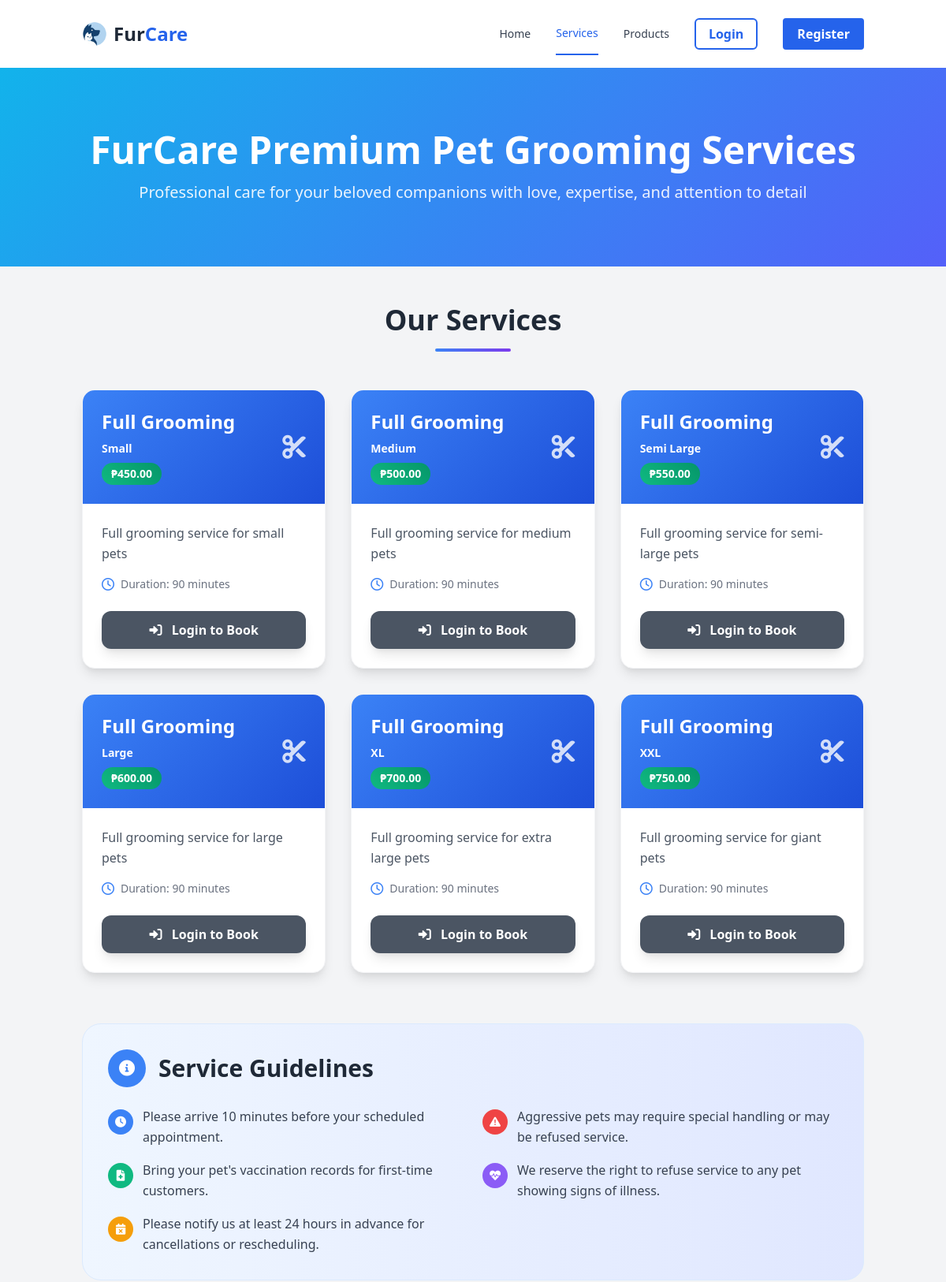
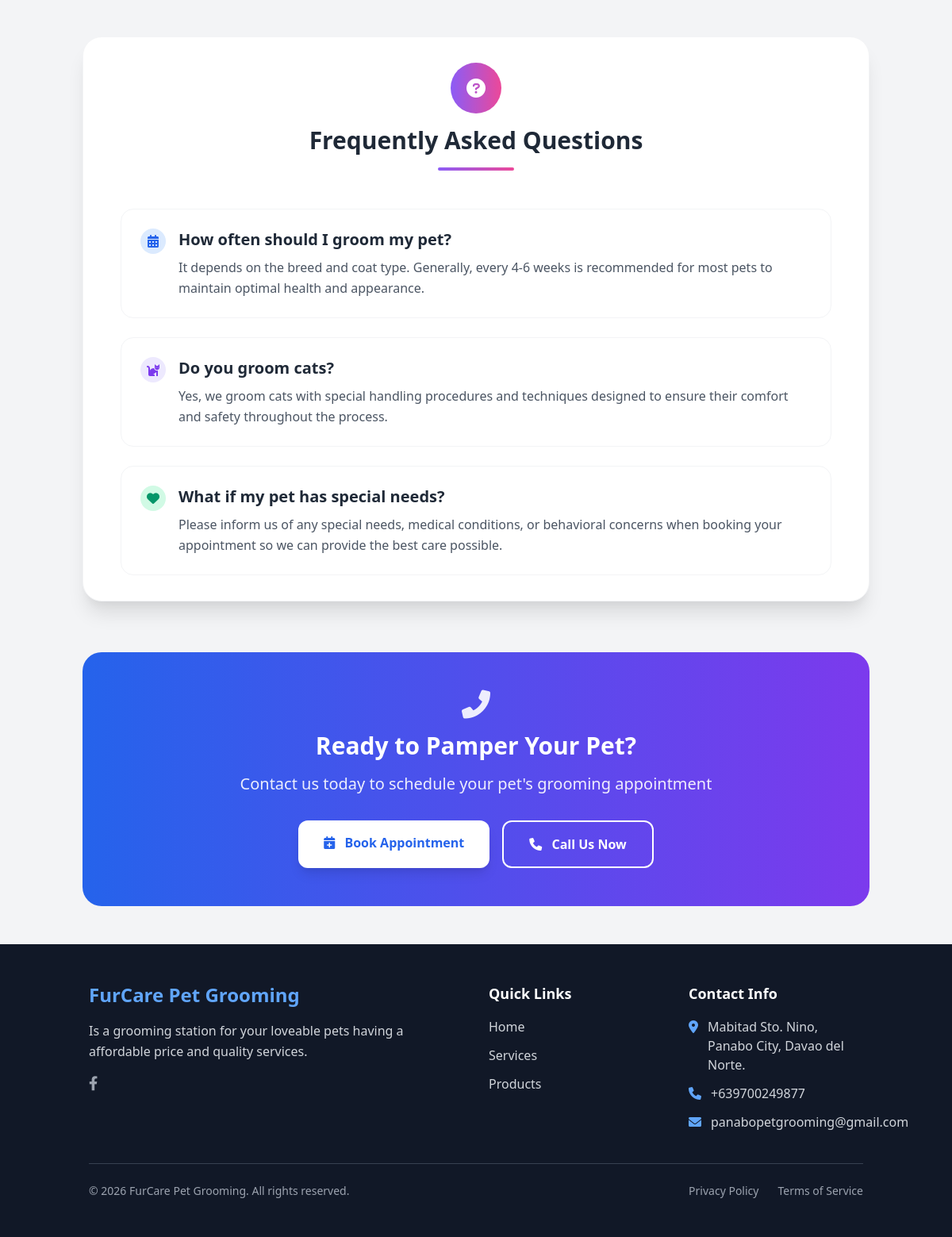
The app's page /public/services.php with its own data (2 pictures, top to bottom).
### tables this page shows
CREATE TABLE `services` (
  `id` int(11) NOT NULL,
  `name` varchar(100) NOT NULL,
  `size` varchar(20) DEFAULT NULL,
  `description` text DEFAULT NULL,
  `price` decimal(10,2) NOT NULL,
  `duration` int(11) NOT NULL COMMENT 'Duration in minutes',
  `created_at` timestamp NOT NULL DEFAULT current_timestamp(),
  `updated_at` timestamp NOT NULL DEFAULT current_timestamp() ON UPDATE current_timestamp()
);

### includes/functions.php (called while the page is built, shortened)
<?php
function getAllServices()
{
    global $pdo;
    $stmt = $pdo->prepare("SELECT * FROM services");
    $stmt->execute();
    return $stmt->fetchAll();
}
?>

### includes/auth.php (called while the page is built, shortened)
<?php
function isLoggedIn() {
    return isset($_SESSION['user_id']);
}
?>

### public/services.php (the view, shortened to what this page needs)
<?php require_once '../includes/header.php'; ?>
<div style="background: linear-gradient(135deg, #12B3EB 0%, #5460F9 100%);" class="py-16">
    <div class="container mx-auto px-4 text-center">
        <div class="max-w-6xl py-4 mx-auto">
            <h1 class="text-5xl font-bold text-white mb-4">FurCare Premium Pet Grooming Services</h1>
            <p class="text-xl text-white" style="opacity: 0.9;">Professional care for your beloved companions with love,
                expertise, and attention to detail</p>
        </div>
    </div>
</div>
<div class="container mx-auto px-4 py-12">
    <div id="services" class="mb-16">
        <div class="text-center mb-12">
            <h2 class="text-4xl font-bold text-gray-800 mb-4">Our Services</h2>
            <div class="w-24 h-1 bg-gradient-to-r from-blue-500 to-purple-600 mx-auto rounded-full"></div>
        </div>
        <div class="grid grid-cols-1 md:grid-cols-2 lg:grid-cols-3 gap-8">
            <?php foreach (getAllServices() as $service): ?>
                <div style="transition: all 0.3s cubic-bezier(0.4, 0, 0.2, 1);"
                    onmouseover="this.style.transform='translateY(-8px)'; this.style.boxShadow='0 25px 50px -12px rgba(0, 0, 0, 0.25)'"
                    onmouseout="this.style.transform='translateY(0)'; this.style.boxShadow=''"
                    class="bg-white rounded-2xl shadow-lg overflow-hidden border border-gray-100">
                    <div class="relative">
                        <div style="background: linear-gradient(135deg, #3b82f6, #1d4ed8);" class="p-6 text-white">
                            <div class="flex items-center justify-between">
                                <div>
                                    <h3 class="text-2xl font-bold mb-2"><?php echo htmlspecialchars($service['name']); ?>
                                    </h3>
                                    <p class="text-sm font-bold mb-2"><?php echo htmlspecialchars($service['size']); ?>
                                    </p>
                                    <div style="background: linear-gradient(45deg, #10b981, #059669); "
                                        class="inline-block px-3 py-1 rounded-full text-sm font-semibold">
                                        ₱<?php echo number_format($service['price'], 2); ?>
                                    </div>
                                </div>
                                <i class="fas fa-cut text-3xl" style="opacity: 0.8;"></i>
                            </div>
                        </div>
                    </div>
                    <div class="p-6">
                        <p class="text-gray-600 mb-4" style="line-height: 1.625;">
                            <?php echo htmlspecialchars($service['description']); ?>
                        </p>
                        <div class="flex items-center text-gray-500 mb-6">
                            <i class="far fa-clock mr-2 text-blue-500"></i>
                            <span class="text-sm font-medium">Duration: <?php echo $service['duration']; ?> minutes</span>
                        </div>
                        <?php if (isLoggedIn()): ?>
                            <a href="book-appointment.php?service_id=<?php echo $service['id']; ?>"
                                style="background: linear-gradient(45deg, #3b82f6, #1d4ed8); transition: all 0.3s ease;"
                                onmouseover="this.style.background='linear-gradient(45deg, #1d4ed8, #1e40af)'; this.style.transform='scale(1.02)'"
                                onmouseout="this.style.background='linear-gradient(45deg, #3b82f6, #1d4ed8)'; this.style.transform='scale(1)'"
                                class="block w-full text-white text-center font-bold py-3 px-6 rounded-xl shadow-lg">
                                <i class="fas fa-calendar-check mr-2"></i>
                                Book Now
                            </a>
                        <?php else: ?>
                            <a href="login.php" style="transition: all 0.3s ease;"
                                onmouseover="this.style.backgroundColor='#374151'"
                                onmouseout="this.style.backgroundColor='#4b5563'"
                                class="block w-full bg-gray-600 text-white text-center font-bold py-3 px-6 rounded-xl shadow-lg">
                                <i class="fas fa-sign-in-alt mr-2"></i>
                                Login to Book
                            </a>
                        <?php endif; ?>
                    </div>
                </div>
            <?php endforeach; ?>
        </div>
    </div>
    <div style="background: linear-gradient(to right, #eff6ff, #e0e7ff);"
        class="rounded-3xl p-8 mb-12 border border-blue-100">
        <div class="flex items-center mb-6">
            <div class="w-12 h-12 bg-blue-500 rounded-full flex items-center justify-center mr-4">
                <i class="fas fa-info-circle text-white text-xl"></i>
            </div>
            <h2 class="text-3xl font-bold text-gray-800">Service Guidelines</h2>
        </div>
        <div class="grid md:grid-cols-2 gap-6">
            <div class="space-y-4">
                <div class="flex items-start">
                    <div class="w-8 h-8 bg-blue-500 rounded-full flex items-center justify-center mr-3 mt-1"
                        style="flex-shrink: 0;">
                        <i class="fas fa-clock text-white text-sm"></i>
                    </div>
                    <p class="text-gray-700" style="line-height: 1.625;">Please arrive 10 minutes before your scheduled
                        appointment.</p>
                </div>
                <div class="flex items-start">
                    <div class="w-8 h-8 bg-green-500 rounded-full flex items-center justify-center mr-3 mt-1"
                        style="flex-shrink: 0;">
                        <i class="fas fa-file-medical text-white text-sm"></i>
                    </div>
                    <p class="text-gray-700" style="line-height: 1.625;">Bring your pet's vaccination records for
                        first-time customers.</p>
                </div>
                <div class="flex items-start">
                    <div class="w-8 h-8 bg-yellow-500 rounded-full flex items-center justify-center mr-3 mt-1"
                        style="flex-shrink: 0;">
                        <i class="fas fa-calendar-times text-white text-sm"></i>
                    </div>
                    <p class="text-gray-700" style="line-height: 1.625;">Please notify us at least 24 hours in advance
                        for cancellations or rescheduling.</p>
                </div>
            </div>
            <div class="space-y-4">
                <div class="flex items-start">
                    <div class="w-8 h-8 bg-red-500 rounded-full flex items-center justify-center mr-3 mt-1"
                        style="flex-shrink: 0;">
                        <i class="fas fa-exclamation-triangle text-white text-sm"></i>
                    </div>
                    <p class="text-gray-700" style="line-height: 1.625;">Aggressive pets may require special handling or
                        may be refused service.</p>
                </div>
                <div class="flex items-start">
                    <div class="w-8 h-8 bg-purple-500 rounded-full flex items-center justify-center mr-3 mt-1"
                        style="flex-shrink: 0;">
                        <i class="fas fa-heartbeat text-white text-sm"></i>
                    </div>
                    <p class="text-gray-700" style="line-height: 1.625;">We reserve the right to refuse service to any
                        pet showing signs of illness.</p>
                </div>
            </div>
        </div>
    </div>
    <div class="bg-white rounded-3xl shadow-xl p-8 border border-gray-100">
        <div class="text-center mb-12">
            <div style="background: linear-gradient(to right, #8b5cf6, #ec4899);"
                class="inline-flex items-center justify-center w-16 h-16 rounded-full mb-4">
                <i class="fas fa-question-circle text-white text-2xl"></i>
            </div>
            <h2 class="text-3xl font-bold text-gray-800 mb-4">Frequently Asked Questions</h2>
            <div style="background: linear-gradient(to right, #8b5cf6, #ec4899);" class="w-24 h-1 mx-auto rounded-full">
            </div>
        </div>
        <div class="space-y-6 max-w-4xl mx-auto">
            <div style="transition: all 0.3s ease;"
                onmouseover="this.style.backgroundColor='#f8fafc'; this.style.transform='translateX(4px)'"
                onmouseout="this.style.backgroundColor='transparent'; this.style.transform='translateX(0)'"
                class="p-6 rounded-2xl border border-gray-100">
                <div class="flex items-start">
                    <div class="w-8 h-8 bg-blue-100 rounded-full flex items-center justify-center mr-4"
                        style="flex-shrink: 0;">
                        <i class="fas fa-calendar-alt text-blue-600"></i>
                    </div>
                    <div>
                        <h3 class="text-xl font-bold text-gray-800 mb-2">How often should I groom my pet?</h3>
                        <p class="text-gray-600" style="line-height: 1.625;">It depends on the breed and coat type.
                            Generally, every 4-6 weeks is recommended for most pets to maintain optimal health and
                            appearance.</p>
                    </div>
                </div>
            </div>
            <div style="transition: all 0.3s ease;"
                onmouseover="this.style.backgroundColor='#f8fafc'; this.style.transform='translateX(4px)'"
                onmouseout="this.style.backgroundColor='transparent'; this.style.transform='translateX(0)'"
                class="p-6 rounded-2xl border border-gray-100">
                <div class="flex items-start">
                    <div class="w-8 h-8 bg-purple-100 rounded-full flex items-center justify-center mr-4"
                        style="flex-shrink: 0;">
                        <i class="fas fa-cat text-purple-600"></i>
                    </div>
                    <div>
                        <h3 class="text-xl font-bold text-gray-800 mb-2">Do you groom cats?</h3>
                        <p class="text-gray-600" style="line-height: 1.625;">Yes, we groom cats with special handling
                            procedures and techniques designed to ensure their comfort and safety throughout the
                            process.</p>
                    </div>
                </div>
            </div>
            <div style="transition: all 0.3s ease;"
                onmouseover="this.style.backgroundColor='#f8fafc'; this.style.transform='translateX(4px)'"
                onmouseout="this.style.backgroundColor='transparent'; this.style.transform='translateX(0)'"
                class="p-6 rounded-2xl border border-gray-100">
                <div class="flex items-start">
                    <div class="w-8 h-8 bg-green-100 rounded-full flex items-center justify-center mr-4"
                        style="flex-shrink: 0;">
                        <i class="fas fa-heart text-green-600"></i>
                    </div>
                    <div>
                        <h3 class="text-xl font-bold text-gray-800 mb-2">What if my pet has special needs?</h3>
                        <p class="text-gray-600" style="line-height: 1.625;">Please inform us of any special needs,
                            medical conditions, or behavioral concerns when booking your appointment so we can provide
                            the best care possible.</p>
                    </div>
                </div>
            </div>
        </div>
    </div>
    <div style="background: linear-gradient(to right, #2563eb, #7c3aed);"
        class="text-center mt-16 rounded-3xl p-12 text-white">
        <i class="fas fa-phone-alt text-4xl mb-4" style="opacity: 0.9;"></i>
        <h2 class="text-3xl font-bold mb-4">Ready to Pamper Your Pet?</h2>
        <p class="text-xl mb-8" style="opacity: 0.9;">Contact us today to schedule your pet's grooming appointment</p>
        <div class="flex flex-col sm:flex-row gap-4 justify-center">
            <a href="#services" style="transition: all 0.3s ease;" onmouseover="this.style.backgroundColor='#f9fafb'"
                onmouseout="this.style.backgroundColor='white'"
                class="inline-block bg-white text-blue-600 font-bold py-4 px-8 rounded-xl shadow-lg hover:shadow-xl">
                <i class="fas fa-calendar-plus mr-2"></i>
                Book Appointment
            </a>
            <a href="tel:+639700249877" style="transition: all 0.3s ease;"
                onmouseover="this.style.backgroundColor='white'; this.style.color='#2563eb'"
                onmouseout="this.style.backgroundColor='transparent'; this.style.color='white'"
                class="inline-block border-2 border-white text-white font-bold py-4 px-8 rounded-xl hover:bg-white hover:text-blue-600">
                <i class="fas fa-phone mr-2"></i>
                Call Us Now
            </a>
        </div>
    </div>
</div>
<?php require_once '../includes/footer.php'; ?>

### assets/css/style.css (style rules this page uses)
body { background-color: #f8fafc; }

### records on screen
services: name "Full Grooming", size "Small", price "450.00", description "Full grooming service for small pets", duration "90"
services: name "Full Grooming", size "Medium", price "500.00", description "Full grooming service for medium pets", duration "90"
services: name "Full Grooming", size "Semi Large", price "550.00", description "Full grooming service for semi-large pets", duration "90"
services: name "Full Grooming", size "Large", price "600.00", description "Full grooming service for large pets", duration "90"
services: name "Full Grooming", size "XL", price "700.00", description "Full grooming service for extra large pets", duration "90"
services: name "Full Grooming", size "XXL", price "750.00", description "Full grooming service for giant pets", duration "90"
